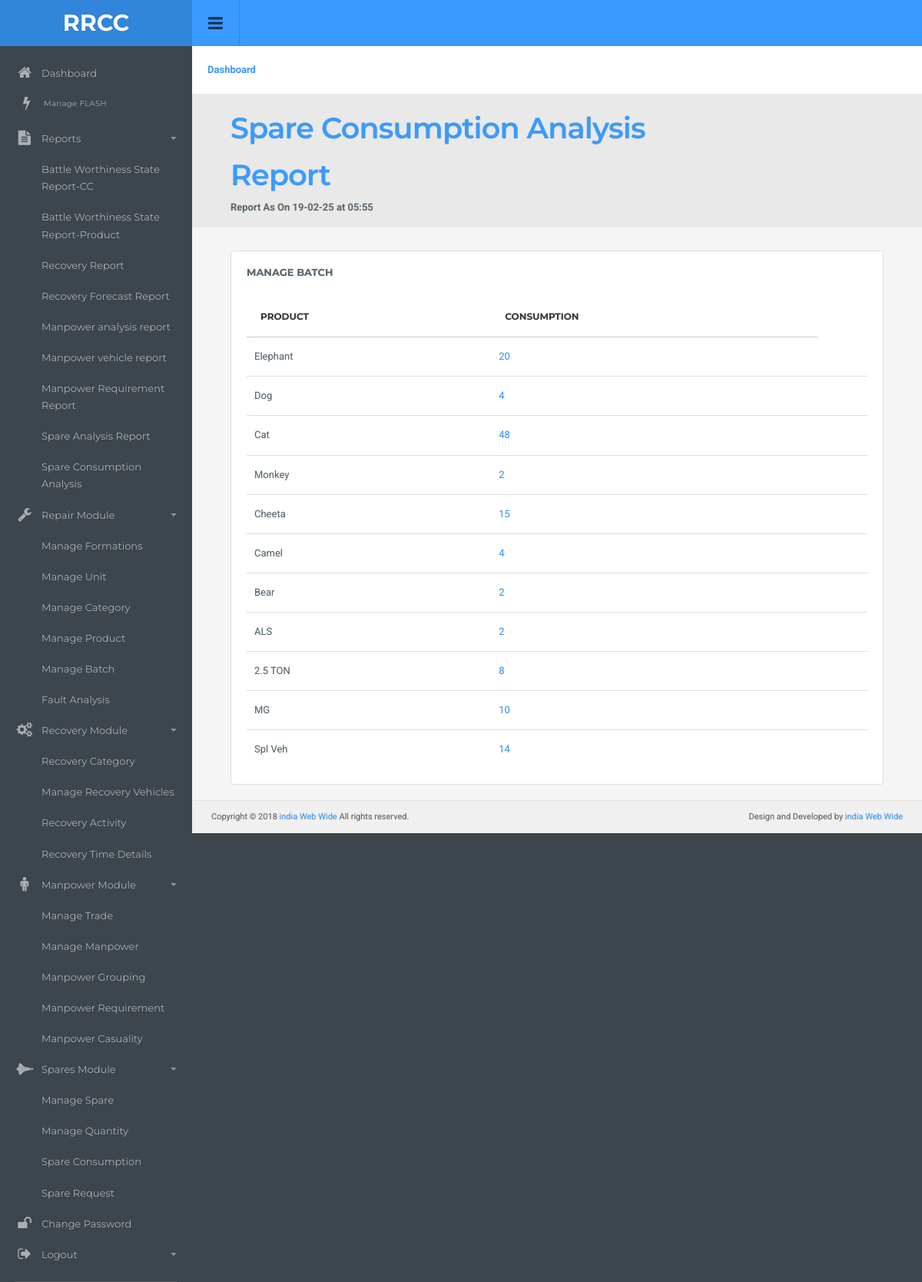
Screenshot of /master/spare_consumption_analysis.php (signed in) with the database file from the repository.
### tables this page shows
CREATE TABLE IF NOT EXISTS `product` (
  `Id` bigint(11) NOT NULL,
  `Product` varchar(255) NOT NULL,
  `catprod` varchar(200) NOT NULL,
  `batchNo` varchar(200) NOT NULL,
  `Date` date NOT NULL,
  `isactive` int(1) NOT NULL
);

### master/spare_consumption_analysis.php (the view, shortened to what this page needs)
<?php
require_once ('topbar.php');
require_once ('sidebar.php');
?>
<div class="content">
  <div class="page-header">
      <ol class="breadcrumb">
        <li><a href="dashboard.php">Dashboard</a></li>
      </ol>
  </div>
  <div class="row presentation">
    <div class="col-lg-8 col-md-6 titles">
      <h1><a href="#">Spare Consumption Analysis Report</a>  </h1>
     <b><?php date_default_timezone_set("Asia/Kolkata");
      echo "Report As On  " . date("d-m-y") . " at " . date("h:i") . "<br>"; ?></b>
    </div>
  </div>
<div class="container-padding">
  <div class="row">
    <div class="col-md-12">
      <div class="panel panel-default">
        <div class="panel-title">
          Manage Batch
        </div>
        <div class="panel-body table-responsive">
            <table id="example0" class="table display">
                <thead>
                    <tr>
                        <th>Product</th>
                        <th>Consumption</th>
                    </tr>
                </thead>
                <tbody>
                  <?php
                     $query=mysqli_query($con,"SELECT Product.Product,sum(add_consumption.Qty),Product.Id From add_consumption INNER JOIN Product ON add_consumption.Product=Product.Id  group By add_consumption. Product") ;
                    if(mysqli_num_rows($query)>0)
                   {
                    while($res=mysqli_fetch_array($query)){
                    ?>
                      <tr>
                           <td><?php echo $res[0];?></td>
                          <td><a href="spare_reportanalysis_f.php?id=<?php echo $res[2];?>"><?php echo  $res[1];?></a></td>
                   <td> <?php
                   ?> </td>
                      </tr>
                   <?php }
                 }
                    else
                    {
                       echo 'No Record Found.';
                    }
                ?>
                </tbody>
            </table>
        </div>
      </div>
    </div>
  </div>
</div>
 <?php
require_once ('footer.php');
?>

### master/css/style.css (style rules this page uses)
body { background: #3d464d; color: #58666e; margin: 0; line-height: 1.7em; font-size: 13px; font-family: 'Roboto',sans-serif; outline: 0; text-Shadow: 0 0 1px rgba(0,0,0,0.2) }
b,strong { font-weight: 600 }
.col-xs-1,.col-sm-1,.col-md-1,.col-lg-1,.col-xs-2,.col-sm-2,.col-md-2,.col-lg-2,.col-xs-3,.col-sm-3,.col-md-3,.col-lg-3,.col-xs-4,.col-sm-4,.col-md-4,.col-lg-4,.col-xs-5,.col-sm-5,.col-md-5,.col-lg-5,.col-xs-6,.col-sm-6,.col-md-6,.col-lg-6,.col-xs-7,.col-sm-7,.col-md-7,.col-lg-7,.col-xs-8,.col-sm-8,.col-md-8,.col-lg-8,.col-xs-9,.col-sm-9,.col-md-9,.col-lg-9,.col-xs-10,.col-sm-10,.col-md-10,.col-lg-10,.col-xs-11,.col-sm-11,.col-md-11,.col-lg-11,.col-xs-12,.col-sm-12,.col-md-12,.col-lg-12 { padding-right: 15px; padding-left: 15px }
.row { margin-right: -15px; margin-left: -15px }
.container-padding { padding-left: 20px; padding-right: 20px }
.content { padding-left: 30px; padding-right: 30px; padding-top: 80px; margin-left: 250px; background: #f5f5f5 }
.page-header { background: #fff; margin: -20px -30px 20px -30px; padding: 20px; border-bottom: none; position: relative }
.presentation { background: rgba(0,0,0,0.05); margin: -50px -30px 30px -30px; padding: 15px 35px }
.presentation .titles h1 { font-size: 38px; font-weight: 600; font-family: 'Montserrat',sans-serif; margin: 30px 0 0px 0; color: #37363e }
h1,h2,h3,h4,h5,h6,.h1,.h2,.h3,.h4,.h5,.h6 { font-family: inherit; font-weight: 400; line-height: 1.6; color: #37363e }
h1,.h1,h2,.h2,h3,.h3 { margin-top: 20px; margin-bottom: 10px; letter-spacing: -0.02em }
h1,.h1 { font-size: 2.25em }
.breadcrumb { background: none; padding: 0; margin: 0; font-weight: 600 }
.panel { box-shadow: none; border: 1px solid #e5e5e5; background: #fff; padding: 20px; margin-bottom: 20px; position: relative }
.panel-title { font-family: 'Montserrat',sans-serif; color: #58666e; font-size: 13px; font-weight: bold; text-transform: uppercase; padding: 16px 20px; margin: -20px; background: #fff; margin-bottom: 5px; border-bottom: none; border-top-left-radius: 3px; border-top-right-radius: 3px }
.panel-body,.panel-heading { padding: 0; color: inherit; background-color: transparent; border-color: none }
.panel-default { border-color: #ddd }
.table { margin: 0 }
thead { font-weight: 600; font-family: 'Montserrat',sans-serif; text-transform: uppercase; font-size: 12px; color: #37363e }
table td { display: table-cell; vertical-align: middle }
.table>thead>tr>th,.table>tbody>tr>th,.table>tfoot>tr>th,.table>thead>tr>td,.table>tbody>tr>td,.table>tfoot>tr>td { padding: 15px; line-height: 1.7 }

### rows the page displays
product: Product "Elephant", res "20"
product: Product "Dog", res "4"
product: Product "Cat", res "48"
product: Product "Monkey", res "2"
product: Product "Cheeta", res "15"
product: Product "Camel", res "4"
product: Product "Bear", res "2"
product: Product "ALS", res "2"
product: Product "2.5 TON", res "8"
product: Product "MG", res "10"
product: Product "Spl Veh", res "14"
